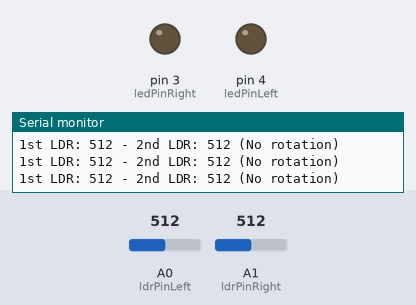
Simulated run of this sketch. Board: Arduino Uno, built with avr-gcc and run on an emulated ATmega328P. On the bench: output pins drawn as LEDs (lit = HIGH), the last lines printed to the serial monitor. The test bench sets the inputs (shaded band); at power-on: A0 (ldrPinLeft) = 512, A1 (ldrPinRight) = 512.

Above: at 1.2 s.
1.3 s: A0 (ldrPinLeft) set to 716
At 2.0 s:
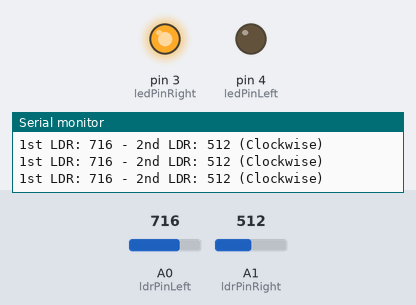
2.8 s: A1 (ldrPinRight) set to 900
At 3.6 s:
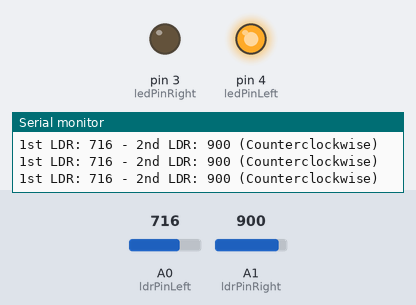
4.3 s: A1 (ldrPinRight) set to 511
At 5.2 s:
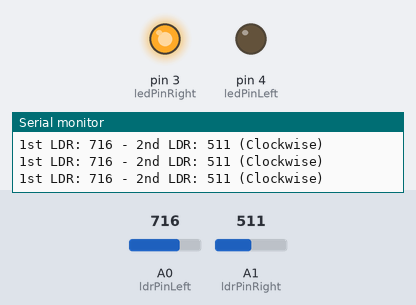
5.8 s: A1 (ldrPinRight) set to 716
At 6.8 s:
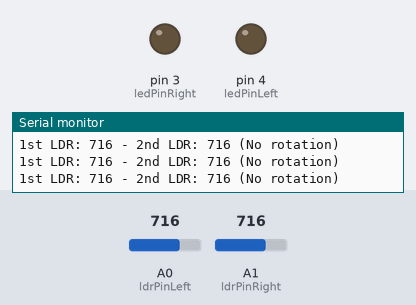
8.8 s: A0 (ldrPinLeft) set to 511
At 10.0 s:
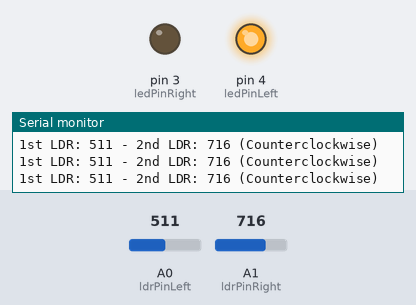
Timing chart, 0 to 11.8 s (numbered marks = the images above; inputs shaded):
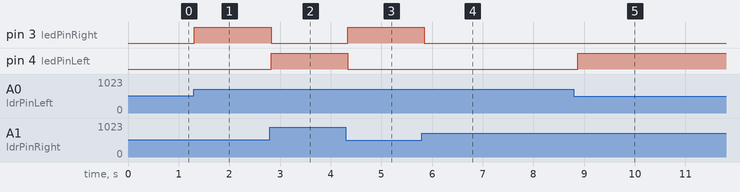

Measured:
- after the input at 1.3 s, pin 3 (ledPinRight): LOW → HIGH at once
- after the input at 2.8 s, pin 3 (ledPinRight): HIGH → LOW at once; pin 4 (ledPinLeft): LOW → HIGH at once
- after the input at 4.3 s, pin 3 (ledPinRight): LOW → HIGH at once; pin 4 (ledPinLeft): HIGH → LOW at once
- after the input at 5.8 s, pin 3 (ledPinRight): HIGH → LOW after 0.05 s
- after the input at 8.8 s, pin 4 (ledPinLeft): LOW → HIGH after 0.07 s

The sketch:

Experiment.ino
```cpp
const int ldrPinLeft = A0;
const int ldrPinRight = A1;
const int ledPinRight = 3;
const int ledPinLeft = 4;

void setup() {
  pinMode(ledPinLeft, OUTPUT);
  pinMode(ledPinRight, OUTPUT);
  Serial.begin(9600);
}

void loop() {
  int ldrValueLeft = analogRead(ldrPinLeft);
  int ldrValueRight = analogRead(ldrPinRight);

  Serial.print("1st LDR: ");
  Serial.print(ldrValueLeft);
  Serial.print(" - 2nd LDR: ");
  Serial.print(ldrValueRight);

  if (ldrValueLeft < ldrValueRight) {
    Serial.println(" (Counterclockwise)");
    digitalWrite(ledPinLeft, HIGH);
    digitalWrite(ledPinRight, LOW);
  } else if (ldrValueLeft > ldrValueRight) {
    Serial.println(" (Clockwise)");
    digitalWrite(ledPinLeft, LOW);
    digitalWrite(ledPinRight, HIGH);
  } else {
    Serial.println(" (No rotation)");
    digitalWrite(ledPinLeft, LOW);
    digitalWrite(ledPinRight, LOW);
  }

  delay(100);
}
```
